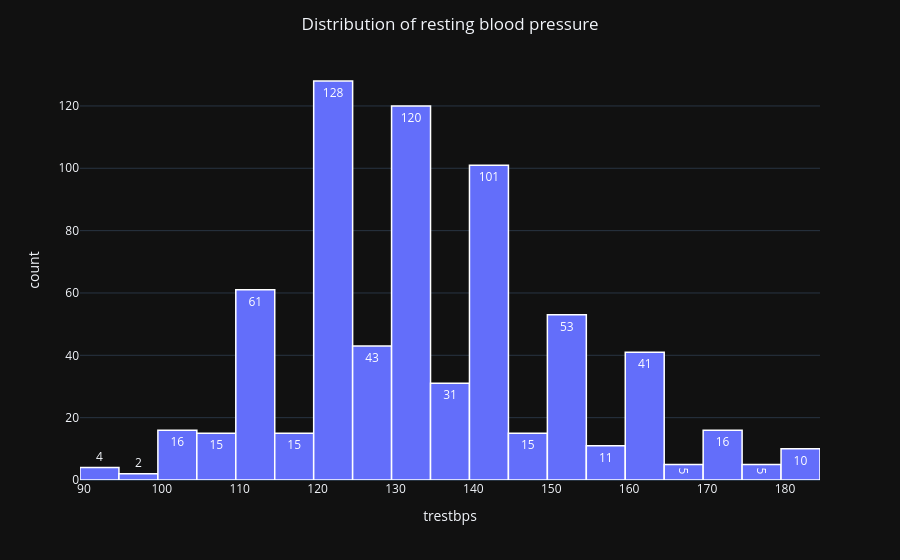

Notebook cell for this chart:
### Code cell
fig = px.histogram(heart,x='trestbps',template='plotly_dark',text_auto=True)
fig.update_traces(marker_line_width=1.5, marker_line_color='white')
fig.update_layout(title='Distribution of resting blood pressure',
                  title_x=0.5)
fig.show()
#most frequent resting blood pressure range is 130-140 mmHg but in plot highest occurence is 128mmHg which indicates there are no outliers or patients with severe hypertension

### Figure 1 — Plotly figure (JSON) as saved in the notebook; plotly's stock layout.template omitted (floating-point values rounded to 4 significant figures; data arrays with more than 128 entries replaced by an {"elided": "..."} marker saying what was removed)
{"data": [{"alignmentgroup": "True", "bingroup": "x", "hovertemplate": "trestbps=%{x}<br>count=%{y}<extra></extra>", "legendgroup": "", "marker": {"color": "#636efa", "line": {"color": "white", "width": 1.5}, "pattern": {"shape": ""}}, "name": "", "offsetgroup": "", "orientation": "v", "showlegend": false, "texttemplate": "%{value}", "type": "histogram", "x": {"elided": "692 int values"}, "xaxis": "x", "yaxis": "y"}], "layout": {"autosize": true, "barmode": "relative", "legend": {"tracegroupgap": 0}, "margin": {"t": 60}, "title": {"text": "Distribution of resting blood pressure", "x": 0.5}, "xaxis": {"anchor": "y", "autorange": true, "domain": [0, 1], "range": [89.5, 184.5], "title": {"text": "trestbps"}, "type": "linear"}, "yaxis": {"anchor": "x", "autorange": true, "domain": [0, 1], "range": [0, 134.7], "title": {"text": "count"}}}}
